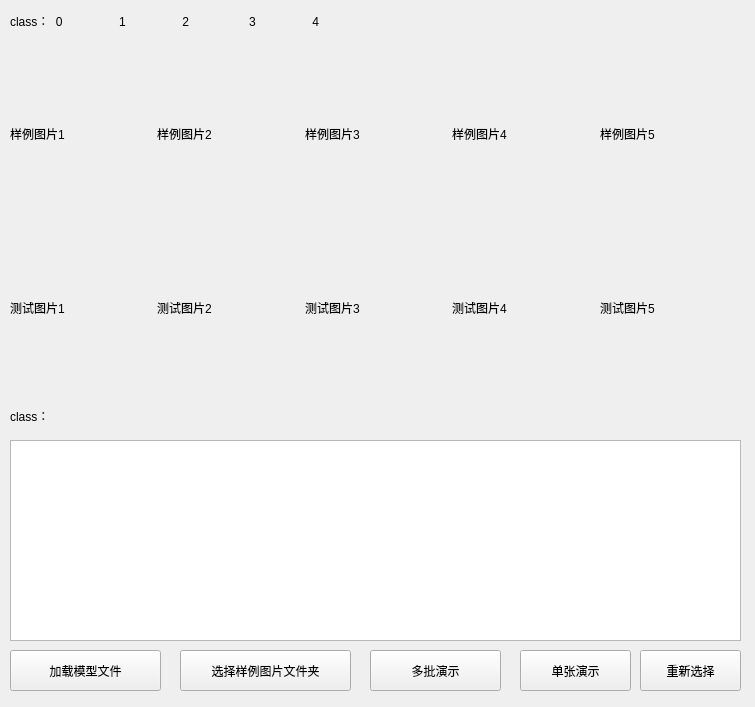
<?xml version="1.0" encoding="UTF-8"?>
<ui version="4.0">
 <class>Form</class>
 <widget class="QWidget" name="Form">
  <property name="geometry">
   <rect>
    <x>0</x>
    <y>0</y>
    <width>755</width>
    <height>707</height>
   </rect>
  </property>
  <property name="windowTitle">
   <string>ominiglot_one_shot</string>
  </property>
  <widget class="QPlainTextEdit" name="TextEdit">
   <property name="geometry">
    <rect>
     <x>10</x>
     <y>440</y>
     <width>731</width>
     <height>201</height>
    </rect>
   </property>
  </widget>
  <widget class="QWidget" name="verticalLayoutWidget">
   <property name="geometry">
    <rect>
     <x>10</x>
     <y>50</y>
     <width>731</width>
     <height>341</height>
    </rect>
   </property>
   <layout class="QVBoxLayout" name="verticalLayout">
    <item>
     <layout class="QHBoxLayout" name="horizontalLayout">
      <item>
       <widget class="QLabel" name="train_img1">
        <property name="text">
         <string>样例图片1</string>
        </property>
       </widget>
      </item>
      <item>
       <widget class="QLabel" name="train_img2">
        <property name="text">
         <string>样例图片2</string>
        </property>
       </widget>
      </item>
      <item>
       <widget class="QLabel" name="train_img3">
        <property name="text">
         <string>样例图片3</string>
        </property>
       </widget>
      </item>
      <item>
       <widget class="QLabel" name="train_img4">
        <property name="text">
         <string>样例图片4</string>
        </property>
       </widget>
      </item>
      <item>
       <widget class="QLabel" name="train_img5">
        <property name="text">
         <string>样例图片5</string>
        </property>
       </widget>
      </item>
     </layout>
    </item>
    <item>
     <layout class="QHBoxLayout" name="horizontalLayout_2">
      <item>
       <widget class="QLabel" name="test_img1">
        <property name="text">
         <string>测试图片1</string>
        </property>
       </widget>
      </item>
      <item>
       <widget class="QLabel" name="test_img2">
        <property name="text">
         <string>测试图片2</string>
        </property>
       </widget>
      </item>
      <item>
       <widget class="QLabel" name="test_img3">
        <property name="text">
         <string>测试图片3</string>
        </property>
       </widget>
      </item>
      <item>
       <widget class="QLabel" name="test_img4">
        <property name="text">
         <string>测试图片4</string>
        </property>
       </widget>
      </item>
      <item>
       <widget class="QLabel" name="test_img5">
        <property name="text">
         <string>测试图片5</string>
        </property>
       </widget>
      </item>
     </layout>
    </item>
   </layout>
  </widget>
  <widget class="QPushButton" name="button_multi_show">
   <property name="geometry">
    <rect>
     <x>370</x>
     <y>650</y>
     <width>131</width>
     <height>41</height>
    </rect>
   </property>
   <property name="text">
    <string>多批演示</string>
   </property>
  </widget>
  <widget class="QPushButton" name="button_select_folds">
   <property name="geometry">
    <rect>
     <x>180</x>
     <y>650</y>
     <width>171</width>
     <height>41</height>
    </rect>
   </property>
   <property name="text">
    <string>选择样例图片文件夹</string>
   </property>
  </widget>
  <widget class="QPushButton" name="button_load_model">
   <property name="geometry">
    <rect>
     <x>10</x>
     <y>650</y>
     <width>151</width>
     <height>41</height>
    </rect>
   </property>
   <property name="text">
    <string>加载模型文件</string>
   </property>
  </widget>
  <widget class="QPushButton" name="button_single_show">
   <property name="geometry">
    <rect>
     <x>520</x>
     <y>650</y>
     <width>111</width>
     <height>41</height>
    </rect>
   </property>
   <property name="text">
    <string>单张演示</string>
   </property>
  </widget>
  <widget class="QPushButton" name="button_clear">
   <property name="geometry">
    <rect>
     <x>640</x>
     <y>650</y>
     <width>101</width>
     <height>41</height>
    </rect>
   </property>
   <property name="text">
    <string>重新选择</string>
   </property>
  </widget>
  <widget class="QLabel" name="label_trainclass">
   <property name="geometry">
    <rect>
     <x>10</x>
     <y>10</y>
     <width>731</width>
     <height>21</height>
    </rect>
   </property>
   <property name="text">
    <string>class：  0                 1                 2                  3                 4</string>
   </property>
  </widget>
  <widget class="QLabel" name="label_testclass">
   <property name="geometry">
    <rect>
     <x>10</x>
     <y>400</y>
     <width>731</width>
     <height>31</height>
    </rect>
   </property>
   <property name="text">
    <string>class：</string>
   </property>
  </widget>
 </widget>
 <resources/>
 <connections/>
</ui>
